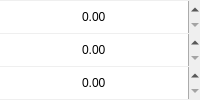
          <widget class="QWidget" name="lch_value" native="true">
           <layout class="QVBoxLayout" name="lch_value_layout">
            <property name="spacing">
             <number>1</number>
            </property>
            <property name="leftMargin">
             <number>0</number>
            </property>
            <property name="topMargin">
             <number>1</number>
            </property>
            <property name="rightMargin">
             <number>0</number>
            </property>
            <property name="bottomMargin">
             <number>1</number>
            </property>
            <item>
             <widget class="QDoubleSpinBox" name="lch_1_value">
              <property name="sizePolicy">
               <sizepolicy hsizetype="Preferred" vsizetype="Preferred">
                <horstretch>0</horstretch>
                <verstretch>0</verstretch>
               </sizepolicy>
              </property>
              <property name="frame">
               <bool>false</bool>
              </property>
              <property name="alignment">
               <set>Qt::AlignCenter</set>
              </property>
             </widget>
            </item>
            <item>
             <widget class="QDoubleSpinBox" name="lch_2_value">
              <property name="sizePolicy">
               <sizepolicy hsizetype="Preferred" vsizetype="Preferred">
                <horstretch>0</horstretch>
                <verstretch>0</verstretch>
               </sizepolicy>
              </property>
              <property name="frame">
               <bool>false</bool>
              </property>
              <property name="alignment">
               <set>Qt::AlignCenter</set>
              </property>
             </widget>
            </item>
            <item>
             <widget class="QDoubleSpinBox" name="lch_3_value">
              <property name="sizePolicy">
               <sizepolicy hsizetype="Preferred" vsizetype="Preferred">
                <horstretch>0</horstretch>
                <verstretch>0</verstretch>
               </sizepolicy>
              </property>
              <property name="frame">
               <bool>false</bool>
              </property>
              <property name="alignment">
               <set>Qt::AlignCenter</set>
              </property>
             </widget>
            </item>
           </layout>
          </widget>
